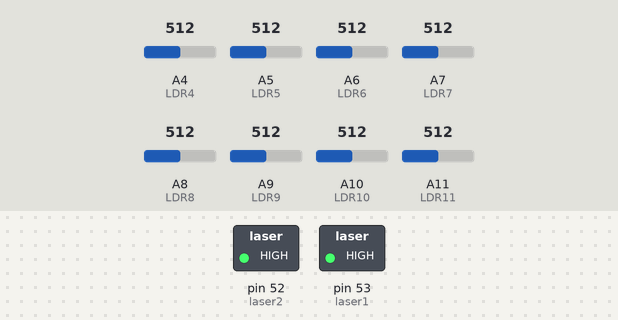
The sketch below on a simulated Arduino Mega 2560, built with avr-gcc and run on an emulated ATmega2560. Parts: switched loads named in the sketch (green lamp = pin HIGH). The inputs (shaded band) are chosen by the test bench; at power-on: A4 (LDR4) = 512, A5 (LDR5) = 512, A6 (LDR6) = 512, A7 (LDR7) = 512, A8 (LDR8) = 512, A9 (LDR9) = 512, A10 (LDR10) = 512, A11 (LDR11) = 512. What the sketch prints to the serial monitor is not drawn.

Above: at 0.1 s.
Timing chart, 0 to 1.6 s (numbered marks = the images above):
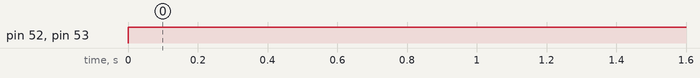

The sketch:

_11_themaplankjes_testII071022.ino
```cpp
int zone = 1;

int laser1 = 53;
int laser2 = 52;
int laser3 = 50;
int laser4 = 47;
int laser5 = 45;
int laser6 = 44;
int laser7 = 42;
int laser8 = 39;

int LDR4 = A4;
int LDR5 = A5;
int LDR6 = A6;
int LDR7 = A7;
int LDR8 = A8;
int LDR9 = A9;
int LDR10 = A10;
int LDR11 = A11;

int aButton15a = 51;
int aLED15a = 49;
int aButton15b = 48;
int aLED15b = 46;
int aButton25a = 43;
int aLED25a = 41;
int aButton25b = 39;
int aLED25b = 38;

int LDRwaarde4;
int LDRwaarde5;
int LDRwaarde6;
int LDRwaarde7;
int LDRwaarde8;
int LDRwaarde9;
int LDRwaarde10;
int LDRwaarde11;

bool LL1a = 0;
bool LL1b = 0;
bool LL1c = 1;
bool LL1d = 0;
bool LL15a = 0;
bool LL15b = 0;
bool LL15c = 1;
bool LL15d = 0;
bool LL2a = 0;
bool LL2b = 0;
bool LL2c = 1;
bool LL2d = 0;
bool LL25a = 0;
bool LL25b = 0;
bool LL25c = 0;
bool LL25d = 0;


void setup() {
  // put your setup code here, to run once:
  Serial.begin(9600);
  pinMode(LDR4, INPUT);
  pinMode(LDR5, INPUT);
  pinMode(LDR6, INPUT);
  pinMode(LDR7, INPUT);
  pinMode(LDR8, INPUT);
  pinMode(LDR9, INPUT);
  pinMode(LDR10, INPUT);
  pinMode(LDR11, INPUT);

  pinMode(aButton15a, INPUT_PULLUP);
  pinMode(aButton15b, INPUT_PULLUP);
  pinMode(aButton25a, INPUT_PULLUP);
  pinMode(aButton25b, INPUT_PULLUP);

  pinMode(aLED15a, INPUT_PULLUP);
  pinMode(aLED15b, INPUT_PULLUP);
  pinMode(aLED25a, INPUT_PULLUP);
  pinMode(aLED25b, INPUT_PULLUP);

  pinMode(laser1, OUTPUT);
  pinMode(laser2, OUTPUT);
  pinMode(laser1, OUTPUT);
  pinMode(laser2, OUTPUT);
  pinMode(laser1, OUTPUT);
  pinMode(laser2, OUTPUT);
  pinMode(laser1, OUTPUT);
  pinMode(laser2, OUTPUT);

  digitalWrite(aLED15a, LOW);
  digitalWrite(aLED15b, LOW);
  digitalWrite(aLED25a, HIGH);
  digitalWrite(aLED25b, HIGH);
}

void loop() {

  digitalWrite(laser1, HIGH);
  digitalWrite(laser2, HIGH);
  digitalWrite(laser3, HIGH);
  digitalWrite(laser4, HIGH);
  digitalWrite(laser5, HIGH);
  digitalWrite(laser6, HIGH);
  digitalWrite(laser7, HIGH);
  digitalWrite(laser8, HIGH);


  LDRwaarde4 = analogRead(LDR4);
  LDRwaarde5 = analogRead(LDR5);
  LDRwaarde6 = analogRead(LDR6);
  LDRwaarde7 = analogRead(LDR7);
  LDRwaarde8 = analogRead(LDR8);
  LDRwaarde9 = analogRead(LDR9);
  LDRwaarde10 = analogRead(LDR10);
  LDRwaarde11 = analogRead(LDR11);

  if (LDRwaarde4 < 800) {
    LL1a = 1;
  }
  else {
    LL1a = 0;
  }

  if (LDRwaarde5 < 800) {
    LL1b = 1;
  }
  else {
    LL1b = 0;
  }

  if (LDRwaarde6 < 800) {
    LL15a = 1;
  }
  else {
    LL15a = 0;
  }

  if (LDRwaarde7 < 800) {
    LL15b = 1;
  }
  else {
    LL15b = 0;
  }

  if (LL1a && LL1b && LL1c == 1) {
    Serial.print("L1 ");
    Serial.print(zone);
    Serial.println(" 1");
    LL1c = 0;
    LL1d = 1;
  }
  else if (LL1a == 0 || LL1b == 0 && LL1d == 1) {
    Serial.print("L1 ");
    Serial.print(zone);
    Serial.println(" 0");
    LL1c = 1;
    LL1d =0;
  }

  if (LL15a && LL15b && LL15c == 1) {
    Serial.print("L15 ");
    Serial.print(zone);
    Serial.println(" 1");
    LL15c = 0;
    LL15d = 1;
  }
  else if (LL15a == 0 || LL15b == 0 && LL15d == 1) {
    Serial.print("L15 ");
    Serial.print(zone);
    Serial.println(" 0");
    LL15c = 1;
    LL15d = 0;
  }

  if (LL1a && LL1b && aButton15a == HIGH) {
    digitalWrite(aLED15a, LOW);
    Serial.print("L15a ");
    Serial.print(zone);
    Serial.println(" 1");
  }
  else if (LL1a && LL1b && aButton15a == LOW) {
    digitalWrite(aLED15a, HIGH);
    Serial.print("L1 ");
    Serial.print(zone);
    Serial.println(" 0");
  }

  if (LL1a && LL1b && aButton15b == HIGH) {
    digitalWrite(aLED15a, LOW);
    Serial.print("L15b ");
    Serial.print(zone);
    Serial.println(" 1");
  }
  else if (LL1a && LL1b && aButton15b == LOW) {
    digitalWrite(aLED15b, HIGH);
    Serial.print("L15b ");
    Serial.print(zone);
    Serial.println(" 0");
  }


  delay (500);
}
```

Measured:
- by itself, pin 52 (laser2), pin 53 (laser1): LOW → HIGH at 0.00 s
